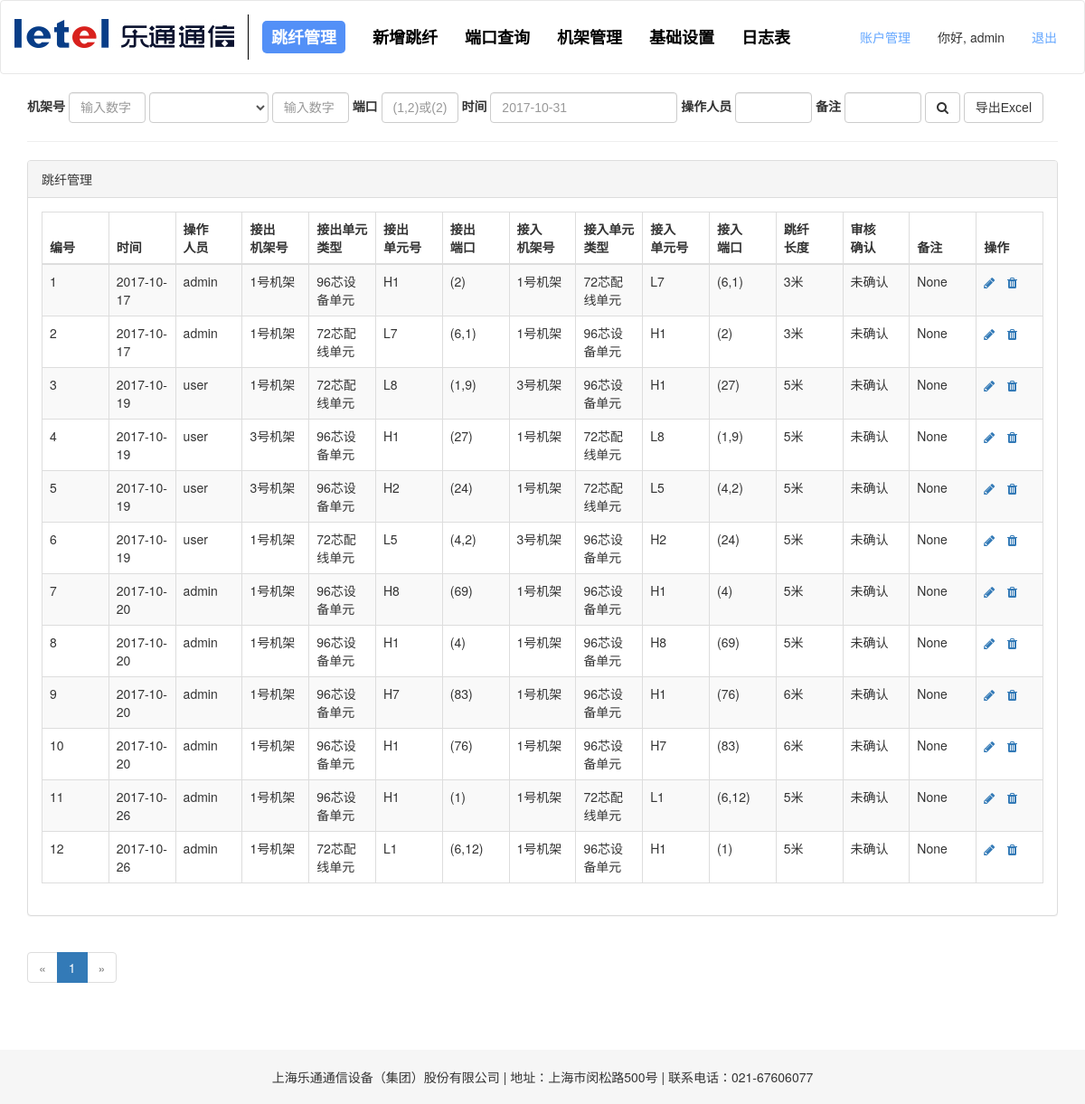
Page / (signed in) on the committed database.
### app/models.py (models this page shows, shortened)
class User(UserMixin, db.Model):
    __tablename__ = 'User'
    id = db.Column(db.Integer, primary_key=True)
    email = db.Column(db.String(64))
    username = db.Column(db.String(64), unique=True, index=True)
    password_hash = db.Column(db.String(128))
    role_id = db.Column(db.Integer, db.ForeignKey('roles.id')) #外键role_id = roles.id= roles表中的id
    status = db.Column(db.Boolean, default=True)
    login_time = db.Column(db.DateTime)
    logout_time = db.Column(db.DateTime)
    logs = db.relationship('Log', backref='user', lazy='dynamic')
    @property
    def password(self):
        raise AttributeError('password is not a readable attribute')
    def can(self, permissions):
        return self.role is not None and \
            (self.role.permissions & permissions) == permissions
    def is_administrator(self):
        return self.can(Permission.ADMINISTER)

class DuankouTable(db.Model):
    __tablename__ = '端口'
    id = db.Column(db.Integer, primary_key=True)
    jiechu_jijia = db.Column(db.String(64))
    jiechu_side = db.Column(db.String(32))
    jiechu_slotnum = db.Column(db.Integer)
    jiechu_row = db.Column(db.Integer)
    jiechu_col = db.Column(db.Integer)
    jieru_jijia = db.Column(db.String(64))
    jieru_side = db.Column(db.String(32))  # slot块数
    jieru_slotnum = db.Column(db.Integer)  # 每块slot有几排
    jieru_row = db.Column(db.Integer)  # 每块slot有几列
    jieru_col = db.Column(db.Integer)
    line = db.Column(db.Integer)
    updated_time = db.Column(db.DateTime, default=datetime.now())
    username = db.Column(db.String(64))
    confirm = db.Column(db.Boolean, default=False)
    remark = db.Column(db.String(128))  # 备注

class CompanyTable(db.Model):
    __tablename__ = 'Company'
    id = db.Column(db.Integer, primary_key=True)
    company_name = db.Column(db.String(128))
    company_address = db.Column(db.String(128))
    company_tel = db.Column(db.String(16))

### app/main/views.py (the view, shortened to what this page needs)
@main.route('/', methods=['GET', 'POST'])
@login_required
def manage_jumping():
    page = request.args.get('page', 1, type=int)
    pagination = DuankouTable.query.paginate(page, per_page=100, error_out=False)
    duankouTables = pagination.items
    company = CompanyTable.query.first()
    return render_template('manage_jumping.html', duankouTables=duankouTables, pagination=pagination, company=company)

### app/main/filters.py (called while the page is built)
def peixian_danyuan(s):
    if isinstance(s, int):
        s = str(s)
    PEIXIAN_DANYUAN = {
        '1': '12',
        '2': '11',
        '3': '10',
        '4': '9',
        '5': '8',
        '6': '7',
        '7': '6',
        '8': '5',
        '9': '4',
        '10': '3',
        '11': '2',
        '12': '1'
    }
    return PEIXIAN_DANYUAN[s]

def format_time(time):
    time = time.strftime("%Y-%m-%d")
    return time

### app/models.py (called while the page is built)
@login_manager.user_loader
def load_user(user_id):
    return User.query.get(int(user_id))

### app/templates/manage_jumping.html (shortened to what this page needs)
{% extends "base.html" %}
{% import "_macros.html" as macros %}
{% block styles %}
    {{ super() }}
    <link href={{ url_for('static', filename = 'vendor/app/css/manage_jumping.css') }} rel="stylesheet">
{% endblock %}
{% block page_content %}
<div class="page-header" style="background: #ffffff">
    <form class="form-inline" method="POST" action="{{ url_for('main.manage_jumping') }}">
        <div class="form-group">
            <label for="jijiahao">机架号</label>
            <input type="text" class="form-control" id="jijiahao" name="jijiahao" placeholder="输入数字">
        </div>
        <div class="form-group">
            <select class="form-control" id="side" name="side">
                {% if side == '' %}
                    <option value ="" selected></option>
                {% else %}
                    <option value =""></option>
                {% endif %}
                {% if side == '96芯设备单元' %}
                    <option value ="96芯设备单元" selected>96芯设备单元</option>
                {% else %}
                    <option value ="96芯设备单元">96芯设备单元</option>
                {% endif %}
            </select>
        </div>
        <div class="form-group">
            <input type="text" class="form-control" id="slotnum" name="slotnum" placeholder="输入数字">
        </div>
        <div class="form-group">
            <label for="rowcol">端口</label>
            <input type="text" class="form-control" id="rowcol" name="rowcol" placeholder="(1,2)或(2)">
        </div>
        <div class="form-group">
            <label for="updated_time">时间</label>
            <input type="text" class="form-control" id="updated_time" name="updated_time" placeholder="2017-10-31">
        </div>
        <div class="form-group">
            <label for="username">操作人员</label>
            <input type="text" class="form-control" id="username" name="username">
        </div>
        <div class="form-group">
            <label for="remark">备注</label>
            <input type="text" class="form-control" id="remark" name="remark">
        </div>
        <button class="btn btn-default" type="submit" name="search" value="搜索">
            <i class="fa fa-search"></i>
        </button>
        <button class="btn btn-default" type="submit" name="export" value="export">
            导出Excel
        </button>
    </form>
</div>
<div class="row">
    <div class="col-md-12">
        <div class="panel panel-default">
            <div class="panel-heading">
                跳纤管理
            </div>
            <div class="panel-body">
                <div class="table-responsive">
                    <table class="table table-striped table-bordered table-hover">
                        <thead>
                            <tr>
                                <th>编号</th>
                                <th>时间</th>
                                <th>操作<br>人员</th>
                                <th>接出<br>机架号</th>
                                <th>接出单元<br>类型</th>
                                <th>接出<br>单元号</th>
                                <th>接出<br>端口</th>
                                <th>接入<br>机架号</th>
                                <th>接入单元<br>类型</th>
                                <th>接入<br>单元号</th>
                                <th>接入<br>端口</th>
                                <th>跳纤<br>长度</th>
                                <th>审核<br>确认</th>
                                <th>备注</th>
                                <th>操作</th>
                            </tr>
                        </thead>
                        <tbody>
                            {% for duankouTable in duankouTables %}
                                <tr>
                                    {% if duankouTables %}
                                        <td>{{ duankouTables.index(duankouTable)+1 }}</td>
                                    {% endif %}
                                    <td>{{ duankouTable.updated_time | format_time }}</td>
                                    <td>{{ duankouTable.username }}</td>
                                    <td>{{ duankouTable.jiechu_jijia }}</td>
                                    <td>{{ duankouTable.jiechu_side }}</td>
                                    {% if duankouTable.jiechu_side == '72芯配线单元' %}
                                        <td>L{{ duankouTable.jiechu_slotnum | peixian_danyuan }}</td>
                                    {% else %}
                                        <td>H{{ duankouTable.jiechu_slotnum }}</td>
                                    {% endif %}
                                    {% if duankouTable.jiechu_side == '96芯设备单元' %}
                                        <td>({{ 1+24*(duankouTable.jiechu_row-1)+(duankouTable.jiechu_col-1) }})</td>
                                    {% else %}
                                        <td>({{ duankouTable.jiechu_row }},{{ duankouTable.jiechu_col }})</td>
                                    {% endif %}
                                    <td>{{ duankouTable.jieru_jijia }}</td>
                                    <td>{{ duankouTable.jieru_side }}</td>
                                    {% if duankouTable.jieru_side == '72芯配线单元' %}
                                        <td>L{{ duankouTable.jieru_slotnum | peixian_danyuan }}</td>
                                    {% else %}
                                        <td>H{{ duankouTable.jieru_slotnum }}</td>
                                    {% endif %}
                                    {% if duankouTable.jieru_side == '96芯设备单元' %}
                                        <td>({{ 1+24*(duankouTable.jieru_row-1)+(duankouTable.jieru_col-1) }})</td>
                                    {% else %}
                                        <td>({{ duankouTable.jieru_row }},{{ duankouTable.jieru_col }})</td>
                                    {% endif %}
                                    <td>{{ duankouTable.line }}米</td>
                                    <td>{{ macros.format_confirm(duankouTable.confirm) }}</td>
                                    <td>{{ duankouTable.remark }}</td>
                                    <td>
                                        <a class="icon" href="/jumping/edit/{{ duankouTable.id }}" title="编辑">
                                            <span class="fa fa-pencil glyphicon glyphicon-pencil"></span>
                                        </a>
                                        <a class="icon" href="/jumping/delete/{{ duankouTable.id }}" title="删除" style="margin-left: 10px;">
                                            <span class="fa fa-trash glyphicon glyphicon-trash"></span>
                                        </a>
                                    </td>
                                </tr>
                            {% endfor %}
                        </tbody>
                    </table>
                </div>
            </div>
        </div>
    </div>
</div>
<div class="row">
    <div class="col-sm-6">
        {{ macros.pagination_widget(pagination, 'main.manage_jumping') }}
    </div>
</div>
{% endblock %}
{% block scripts %}
<footer class="text-center">
    <span class="footer">{{ company.company_name }} | 地址：{{ company.company_address }} | 联系电话：{{ company.company_tel }}</span>
</footer>
{% endblock %}

### app/templates/base.html (shortened to what this page needs)
{% extends "bootstrap/base.html" %}
{% block styles %}
    {{ super() }}
    <link href={{ url_for('static', filename = 'vendor/bootstrap/css/bootstrap.min.css') }} rel="stylesheet">
    <link href={{ url_for('static', filename = 'vendor/app/css/normalize.css') }} rel="stylesheet">
    <link href={{ url_for('static', filename = 'vendor/app/css/base.css') }} rel="stylesheet">
    <link href={{ url_for('static', filename = 'vendor/font-awesome/css/font-awesome.min.css') }} rel="stylesheet" type="text/css">
{% endblock %}
{% block body_attribs %}
     onload="draw();"
{% endblock %}
{% block navbar %}
    <div class="navbar navbar-default" role="navigation">
        <div class="container">
            <div class="navbar-header">
                <a class="navbar-brand" href="/"><img src="/static/images/logo.jpg"></a>
            </div>
            <div class="navbar-collapse collapse">
                <ul class="nav navbar-nav">
                    <li><a href="/"><span>跳纤管理</span></a></li>
                    <li><a href="/new-jumping"><span>新增跳纤</span></a></li>
                    <li><a href="/interface"><span>端口查询</span></a></li>
                    <li><a href="/shebei"><span>机架管理</span></a></li>
                    <li><a href="/setting"><span>基础设置</span></a></li>
                    <li><a href="/log"><span>日志表</span></a></li>
                </ul>
                <ul class="nav navbar-nav navbar-right">
                    {% if current_user.is_administrator() %}
                        <li><a href="{{ url_for('auth.account') }}">账户管理</a></li>
                    {% endif %}
                    {% if current_user.is_authenticated %}
                        <li class="hello-user"><span>你好, {{ current_user.username }}</span></li>
                        <li><a href="{{ url_for('auth.logout') }}">退出</a></li>
                    {% else %}
                        <li><a href="{{ url_for('auth.login') }}">登入</a></li>
                    {% endif %}
                </ul>
            </div>
        </div>
    </div>
{% endblock %}
{% block content %}
<div class="container">
{% block page_content %}{% endblock %}
</div>
{% endblock %}

### app/templates/_macros.html
{% macro pagination_widget(pagination, endpoint, fragment='') %}
<ul class="pagination">
    <li{% if not pagination.has_prev %} class="disabled"{% endif %}>
        <a href="{% if pagination.has_prev %}{{ url_for(endpoint, page=pagination.prev_num, **kwargs) }}{{ fragment }}{% else %}#{% endif %}">
            &laquo;
        </a>
    </li>
    {% for p in pagination.iter_pages() %}
        {% if p %}
            {% if p == pagination.page %}
            <li class="active">
                <a href="{{ url_for(endpoint, page = p, **kwargs) }}{{ fragment }}">{{ p }}</a>
            </li>
            {% else %}
            <li>
                <a href="{{ url_for(endpoint, page = p, **kwargs) }}{{ fragment }}">{{ p }}</a>
            </li>
            {% endif %}
        {% else %}
        <li class="disabled"><a href="#">&hellip;</a></li>
        {% endif %}
    {% endfor %}
    <li{% if not pagination.has_next %} class="disabled"{% endif %}>
        <a href="{% if pagination.has_next %}{{ url_for(endpoint, page=pagination.next_num, **kwargs) }}{{ fragment }}{% else %}#{% endif %}">
            &raquo;
        </a>
    </li>
</ul>
{% endmacro %}
{% macro format_confirm(confirm) %}
    {% if confirm %}
        已确认
    {% else %}
        未确认
    {% endif %}
{% endmacro %}

### rows in the picture
User: username "admin"
DuankouTable: duankouTables "1", updated_time "2017-10-17", username "admin", jiechu_jijia "1号机架", jiechu_side "96芯设备单元", jiechu_slotnum "1", 1+24*(duankouTable.jiechu_row-1)+(duankouTable.jiechu_col-1) "2", jieru_jijia "1号机架", jieru_side "72芯配线单元", jieru_slotnum|peixian_danyuan "7", jieru_row "6", jieru_col "1", line "3", remark "None"
DuankouTable: duankouTables "2", updated_time "2017-10-17", username "admin", jiechu_jijia "1号机架", jiechu_side "72芯配线单元", jiechu_slotnum|peixian_danyuan "7", jiechu_row "6", jiechu_col "1", jieru_jijia "1号机架", jieru_side "96芯设备单元", jieru_slotnum "1", 1+24*(duankouTable.jieru_row-1)+(duankouTable.jieru_col-1) "2", line "3", remark "None"
DuankouTable: duankouTables "3", updated_time "2017-10-19", username "user", jiechu_jijia "1号机架", jiechu_side "72芯配线单元", jiechu_slotnum|peixian_danyuan "8", jiechu_row "1", jiechu_col "9", jieru_jijia "3号机架", jieru_side "96芯设备单元", jieru_slotnum "1", 1+24*(duankouTable.jieru_row-1)+(duankouTable.jieru_col-1) "27", line "5", remark "None"
DuankouTable: duankouTables.index(duankouTable)+1 "4", updated_time "2017-10-19", username "user", jiechu_jijia "3号机架", jiechu_side "96芯设备单元", jiechu_slotnum "1", 1+24*(duankouTable.jiechu_row-1)+(duankouTable.jiechu_col-1) "27", jieru_jijia "1号机架", jieru_side "72芯配线单元", jieru_slotnum|peixian_danyuan "8", jieru_row "1", jieru_col "9", line "5", remark "None"
DuankouTable: duankouTables "5", updated_time "2017-10-19", username "user", jiechu_jijia "3号机架", jiechu_side "96芯设备单元", jiechu_slotnum "2", 1+24*(duankouTable.jiechu_row-1)+(duankouTable.jiechu_col-1) "24", jieru_jijia "1号机架", jieru_side "72芯配线单元", jieru_slotnum|peixian_danyuan "5", jieru_row "4", jieru_col "2", line "5", remark "None"
DuankouTable: duankouTables.index(duankouTable)+1 "6", updated_time "2017-10-19", username "user", jiechu_jijia "1号机架", jiechu_side "72芯配线单元", jiechu_slotnum|peixian_danyuan "5", jiechu_row "4", jiechu_col "2", jieru_jijia "3号机架", jieru_side "96芯设备单元", jieru_slotnum "2", 1+24*(duankouTable.jieru_row-1)+(duankouTable.jieru_col-1) "24", line "5", remark "None"
DuankouTable: duankouTables.index(duankouTable)+1 "7", updated_time "2017-10-20", username "admin", jiechu_jijia "1号机架", jiechu_side "96芯设备单元", jiechu_slotnum "8", 1+24*(duankouTable.jiechu_row-1)+(duankouTable.jiechu_col-1) "69", jieru_jijia "1号机架", jieru_side "96芯设备单元", jieru_slotnum "1", 1+24*(duankouTable.jieru_row-1)+(duankouTable.jieru_col-1) "4", line "5", remark "None"
DuankouTable: duankouTables "8", updated_time "2017-10-20", username "admin", jiechu_jijia "1号机架", jiechu_side "96芯设备单元", jiechu_slotnum "1", 1+24*(duankouTable.jiechu_row-1)+(duankouTable.jiechu_col-1) "4", jieru_jijia "1号机架", jieru_side "96芯设备单元", jieru_slotnum "8", 1+24*(duankouTable.jieru_row-1)+(duankouTable.jieru_col-1) "69", line "5", remark "None"
DuankouTable: duankouTables.index(duankouTable)+1 "9", updated_time "2017-10-20", username "admin", jiechu_jijia "1号机架", jiechu_side "96芯设备单元", jiechu_slotnum "7", 1+24*(duankouTable.jiechu_row-1)+(duankouTable.jiechu_col-1) "83", jieru_jijia "1号机架", jieru_side "96芯设备单元", jieru_slotnum "1", 1+24*(duankouTable.jieru_row-1)+(duankouTable.jieru_col-1) "76", line "6", remark "None"
DuankouTable: duankouTables.index(duankouTable)+1 "10", updated_time "2017-10-20", username "admin", jiechu_jijia "1号机架", jiechu_side "96芯设备单元", jiechu_slotnum "1", 1+24*(duankouTable.jiechu_row-1)+(duankouTable.jiechu_col-1) "76", jieru_jijia "1号机架", jieru_side "96芯设备单元", jieru_slotnum "7", 1+24*(duankouTable.jieru_row-1)+(duankouTable.jieru_col-1) "83", line "6", remark "None"
DuankouTable: duankouTables.index(duankouTable)+1 "11", updated_time "2017-10-26", username "admin", jiechu_jijia "1号机架", jiechu_side "96芯设备单元", jiechu_slotnum "1", 1+24*(duankouTable.jiechu_row-1)+(duankouTable.jiechu_col-1) "1", jieru_jijia "1号机架", jieru_side "72芯配线单元", jieru_slotnum|peixian_danyuan "1", jieru_row "6", jieru_col "12", line "5", remark "None"
DuankouTable: duankouTables "12", updated_time "2017-10-26", username "admin", jiechu_jijia "1号机架", jiechu_side "72芯配线单元", jiechu_slotnum|peixian_danyuan "1", jiechu_row "6", jiechu_col "12", jieru_jijia "1号机架", jieru_side "96芯设备单元", jieru_slotnum "1", 1+24*(duankouTable.jieru_row-1)+(duankouTable.jieru_col-1) "1", line "5", remark "None"
CompanyTable: company_name "上海乐通通信设备（集团）股份有限公司", company_address "上海市闵松路500号", company_tel "021-67606077"

### other values in the picture
{{ p }} "1"
